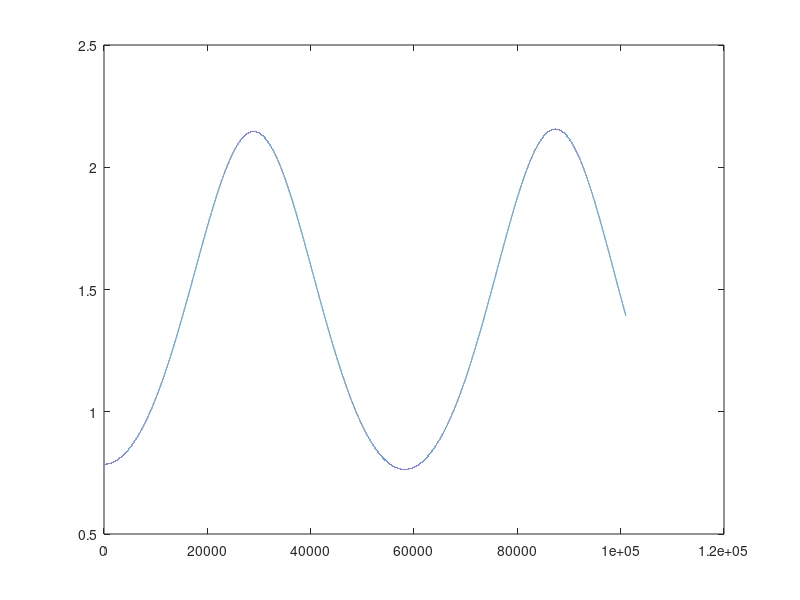

Write the MATLAB code that produced this figure.
clc; clear all; close all; format compact;

end_theta = pi/4;
end_theta_dot = 0;
m = 1; 
g = 9.81;
I = 5;

A = [0, 1; m*g*cos(end_theta)/(2*I) 0];
B = [0; 1/I];
C = [1 0; 0 1];
D = [0; 0];

G = ss(A, B, C, D);

positionHistory = [];

% Create a loop to update theta at small increments
for i = 1:1000

% Simulate the system as linear for a short amount of time
simValues = initial(G, [end_theta end_theta_dot], .01);
thetas = simValues(:, 1);
end_theta = thetas(end);
end_theta_dot = simValues(end, 2);
positionHistory = [positionHistory; thetas];

A(2) = m*g*cos(end_theta)/(2*I);
G = ss(A, B, C, D);


end

close all
figure()
plot(1:length(positionHistory), positionHistory)